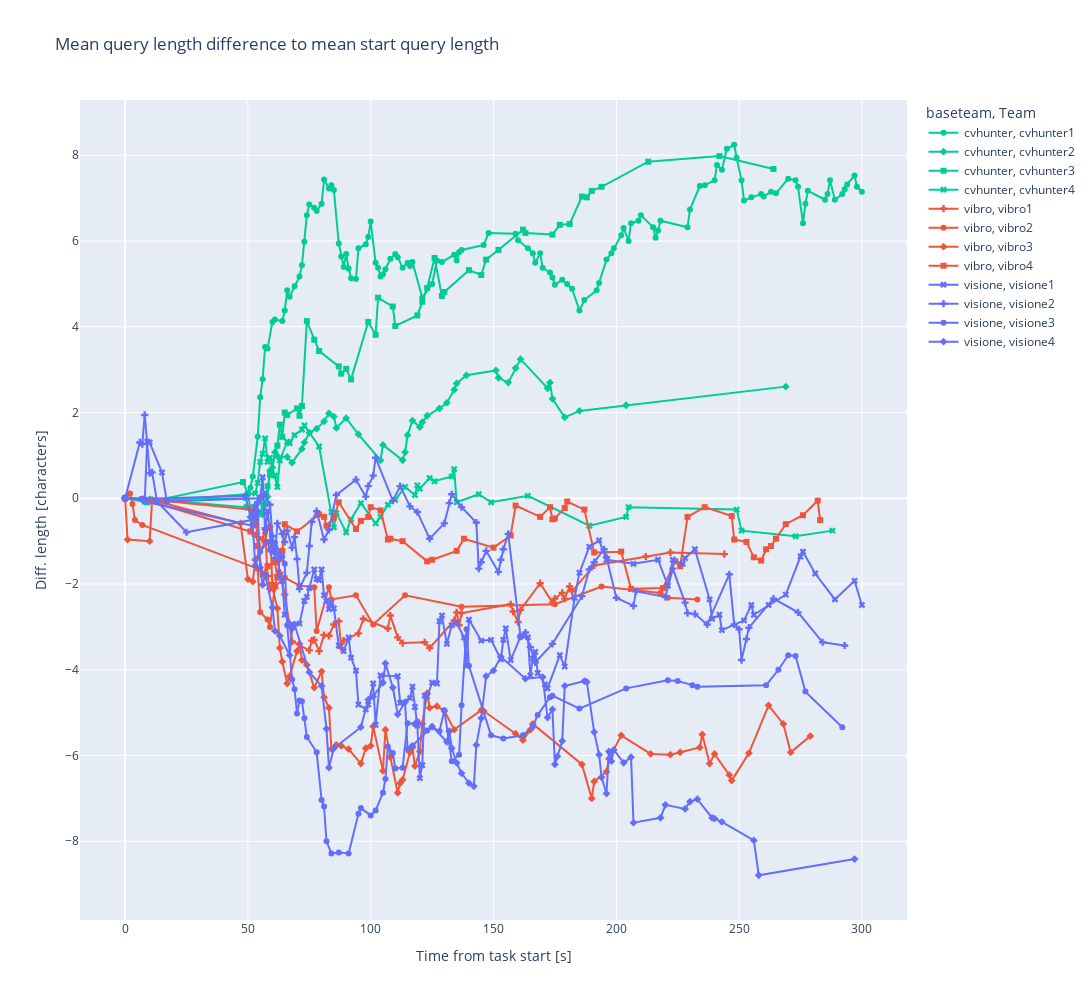

The notebook cell this image was saved under:
### Code cell
plot_query_length(querychanges,predefinedqueries)
